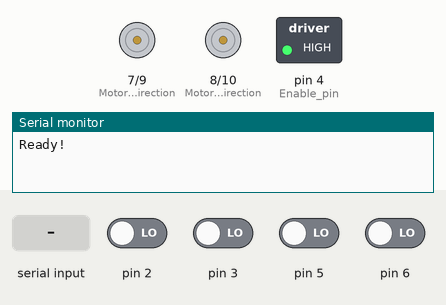
This sketch was run on a simulated Arduino Uno, built with avr-gcc and run on an emulated ATmega328P. On the bench: direction and speed pins drawn as motors (green arrow = direction pin HIGH = forward, orange = LOW = backward, longer = more drive), switched loads named in the sketch (green lamp = pin HIGH), the last lines printed to the serial monitor. The test bench sets the inputs (shaded band); at power-on: pin 2, pin 3, pin 5, pin 6 LOW.

Above: at 1.2 s.
1.3 s: "90,45\n" received over Serial
At 1.6 s:
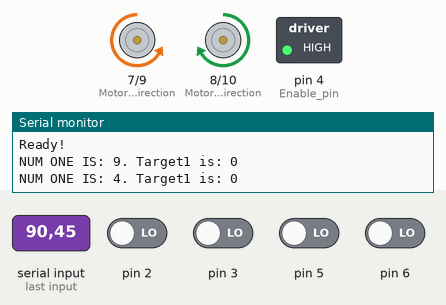
2.8 s: "30,150\n" received over Serial
At 4.0 s:
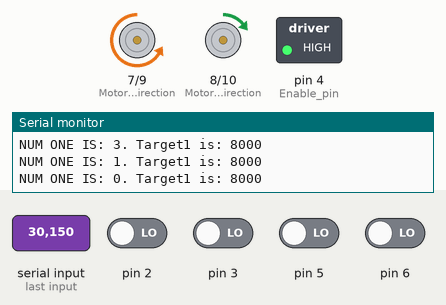
4.3 s: pin 2 driven HIGH
At 5.1 s:
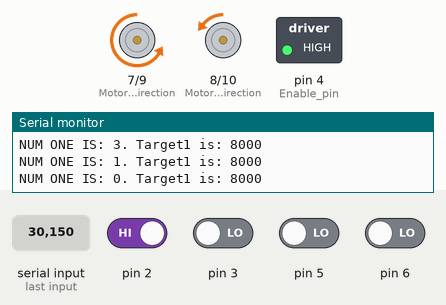
5.8 s: "200\n" received over Serial
At 6.3 s:
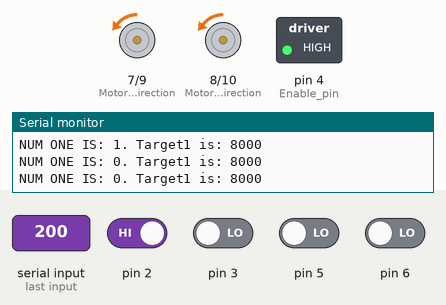
7.3 s: "5\n" received over Serial
At 8.5 s:
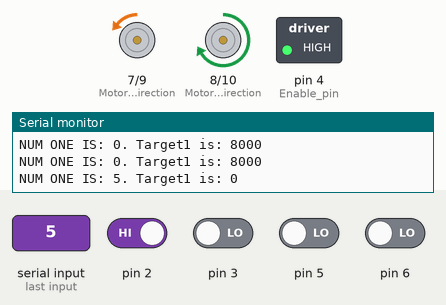
8.8 s: pin 3 driven HIGH
At 9.7 s:
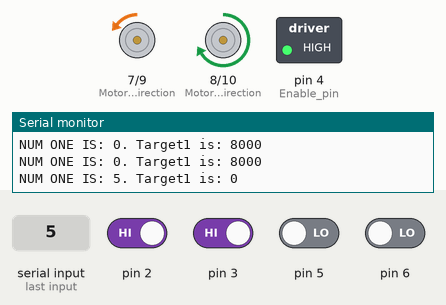
Timing chart, 0 to 11.3 s (numbered marks = the images above; inputs shaded):
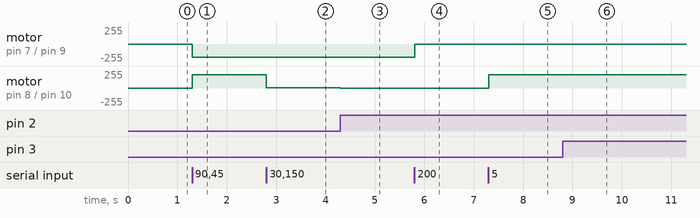

The sketch:

MotorController.ino
```cpp
#define BAT_VOLTAGE 7.8 // 7.8
#define KP 0.02 // 0.05
#define KI 0.05
#define I_MAX 1
#define REDUCER 4 // 4
#define PWM_MAX 200 // 200

// General vars
int numOne = 0;
int numTwo = 0;

int target1 = 0;
int target2 = 0;

double loop_delay = 1500;
long lastTime = 0;

bool first = true;

// Control system vars
long lastMeas1 = 0;
long lastMeas2 = 0;

long lastA1 = 0;
long lastB1 = 0;

long lastA2 = 0;
long lastB2 = 0;

long i1 = 0;
long i2 = 0;

long prevLoopi1 = 0;
long prevLoopi2 = 0;

double integral1 = 0;
double integral2 = 0;

void encoderUpdate1() {  // Covered Motor interrupt callback
  if ((micros() - 300) > lastMeas1) {
    int thisA1 = digitalRead(3);
    int thisB1 = digitalRead(6);

    if ((thisA1 == thisB1)) {
      i1 += 2;  // Forward
    } else {
      i1 -= 2;  // Backwards
    }
    lastA1 = thisA1;
    lastB1 = thisB1;
  }
  lastMeas1 = micros(); // Debounce for encoder
}

void encoderUpdate2() {  // Uncovered Motor interrupt callback
  if ((micros() - 300) > lastMeas2) {
    int thisA2 = digitalRead(2);
    int thisB2 = digitalRead(5);

    if ((thisA2 == thisB2)) {
      i2 -= 2;  // Backwards
    } else {
      i2 += 2;  // Forward
    }
    lastA2 = thisA2;
    lastB2 = thisB2;
  }
  lastMeas2 = micros(); // Debounce for encoder
}

void setup() {
  // put your setup code here, to run once:
  pinMode(2, INPUT);
  pinMode(3, INPUT);
  pinMode(5, INPUT);
  pinMode(6, INPUT);

  pinMode(4, OUTPUT);                                                 // Enable pin
  pinMode(7, OUTPUT);                                                 // Motor 1 Direction
  pinMode(8, OUTPUT);                                                 // Motor 2 Direction
  pinMode(9, OUTPUT);                                                 // Motor 1 Speed Output
  pinMode(10, OUTPUT);                                                // Motor 2 Speed Output
  attachInterrupt(digitalPinToInterrupt(3), encoderUpdate1, CHANGE);  // Interrupt for covered motor
  attachInterrupt(digitalPinToInterrupt(2), encoderUpdate2, CHANGE);  // Interrupt for uncovered motor
  Serial.begin(115200);
  digitalWrite(4, HIGH);
  //delay(3500);
  Serial.println("Ready!");  // Start MATLAB Reading
  //delay(1500);
  lastTime = micros();
}

void loop() {
  // put your main code here, to run repeatedly:
  while (loop_delay + lastTime > micros()) {
    if (Serial.available()) {  //wait for data available
      char in = Serial.read();
      if (first && isDigit(in)) { // Determine if input byte is number and if it is the first or second byte.
        numOne = in - 48;
        Serial.println("NUM ONE IS: " + String(numOne) + ". Target1 is: " + String(target1));
        first = false;
      } else if (isDigit(in)) { // If not first byte, and is number, then must be second byte
        numTwo = in - 48;
        first = true;
      }
    }
  }

  lastTime = micros(); // Log loop start time for delay system
  long loopi1 = i1;  // Position of motor 1
  long loopi2 = i2;  // Position of motor 2

  target1 = numTwo * 1600; // Set target position
  target2 = numOne * 1600;

  int error1 = target1 - i1; // Calculate error
  int error2 = target2 - i2;

  integral1 += error1 * (loop_delay / 1000); // Calculate integral error factor
  integral1 = constrain(integral1, -I_MAX * (loop_delay / 1000), I_MAX * (loop_delay / 1000)); // Prevent windup
  integral2 += error2 * (loop_delay / 1000);
  integral2 = constrain(integral2, -I_MAX * (loop_delay / 1000), I_MAX * (loop_delay / 1000));

  double voltage1 = min((error1 * KP) + (KI * integral1), BAT_VOLTAGE); // Limit control voltage to battery voltage
  double voltage2 = min((error2 * KP) + (KI * integral2), BAT_VOLTAGE);

  // double voltage1 = min((error1 * KP)/REDUCER, BAT_VOLTAGE);
  // double voltage2 = min((error2 * KP)/REDUCER, BAT_VOLTAGE);

  voltage1 = max(-BAT_VOLTAGE, voltage1);
  voltage2 = max(-BAT_VOLTAGE, voltage2);

  if (voltage1 < 0) {  // MOTOR 1 On pololu. Direction control
    digitalWrite(7, HIGH);
  } else {
    digitalWrite(7, LOW);
  }
  if (voltage2 < 0) {
    digitalWrite(8, LOW);
  } else {
    digitalWrite(8, HIGH);
  }

  // Calculate PWM values based
  double pwm1 = min((abs((double)voltage1 / BAT_VOLTAGE) * 255), PWM_MAX); // Calculate PWM based on voltage input
  double pwm2 = min((abs((double)voltage2 / BAT_VOLTAGE) * 255), PWM_MAX);

  // Serial.println(String(target1) + "," + String(error1) + "," + String(voltage1));

  // Write to pins
  analogWrite(9, pwm1);
  analogWrite(10, pwm2);

  // Record last position
  prevLoopi1 = loopi1;
  prevLoopi2 = loopi2;
}
```

Measured:
- after the input at 1.3 s, motor on pin 7 (Motor_1_Direction) / pin 9 (Motor_1_Speed_Output): stopped → backward 200/255 at once; motor on pin 8 (Motor_2_Direction) / pin 10 (Motor_2_Speed_Output): stopped → forward 200/255 at once
- after the input at 2.8 s, motor on pin 8 (Motor_2_Direction) / pin 10 (Motor_2_Speed_Output): forward 200/255 → forward 2/255 at once
- after the input at 4.3 s, motor on pin 8 (Motor_2_Direction) / pin 10 (Motor_2_Speed_Output): forward 2/255 → backward 3/255 at once
- after the input at 5.8 s, motor on pin 7 (Motor_1_Direction) / pin 9 (Motor_1_Speed_Output): backward 200/255 → backward 2/255 at once
- after the input at 7.3 s, motor on pin 8 (Motor_2_Direction) / pin 10 (Motor_2_Speed_Output): backward 3/255 → forward 200/255 at once
- after the input at 8.8 s, motor on pin 7 (Motor_1_Direction) / pin 9 (Motor_1_Speed_Output): backward 2/255 → backward 3/255 at once
